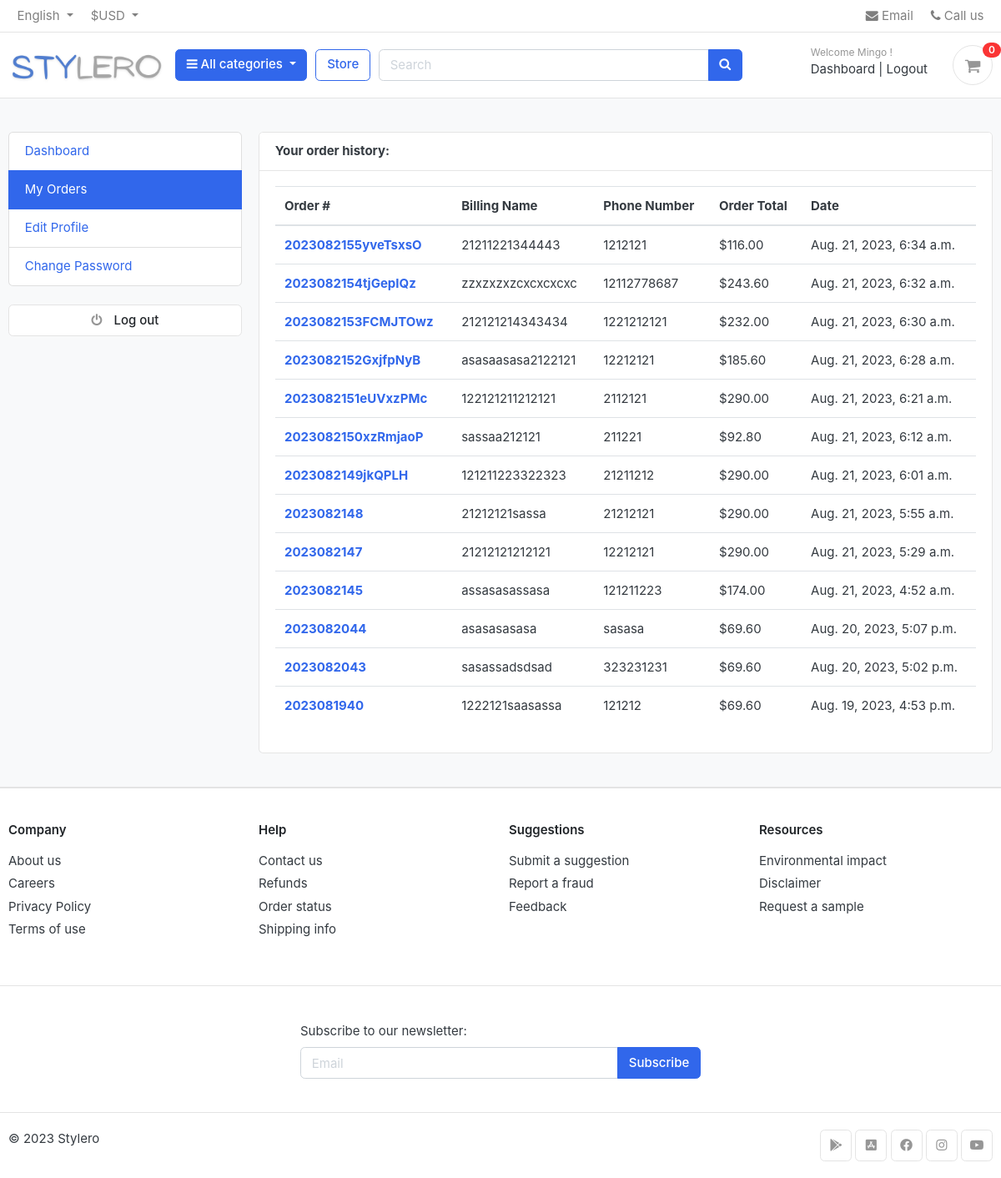
/accounts/my_orders/ (signed in), run on an earlier commit of the app's database.
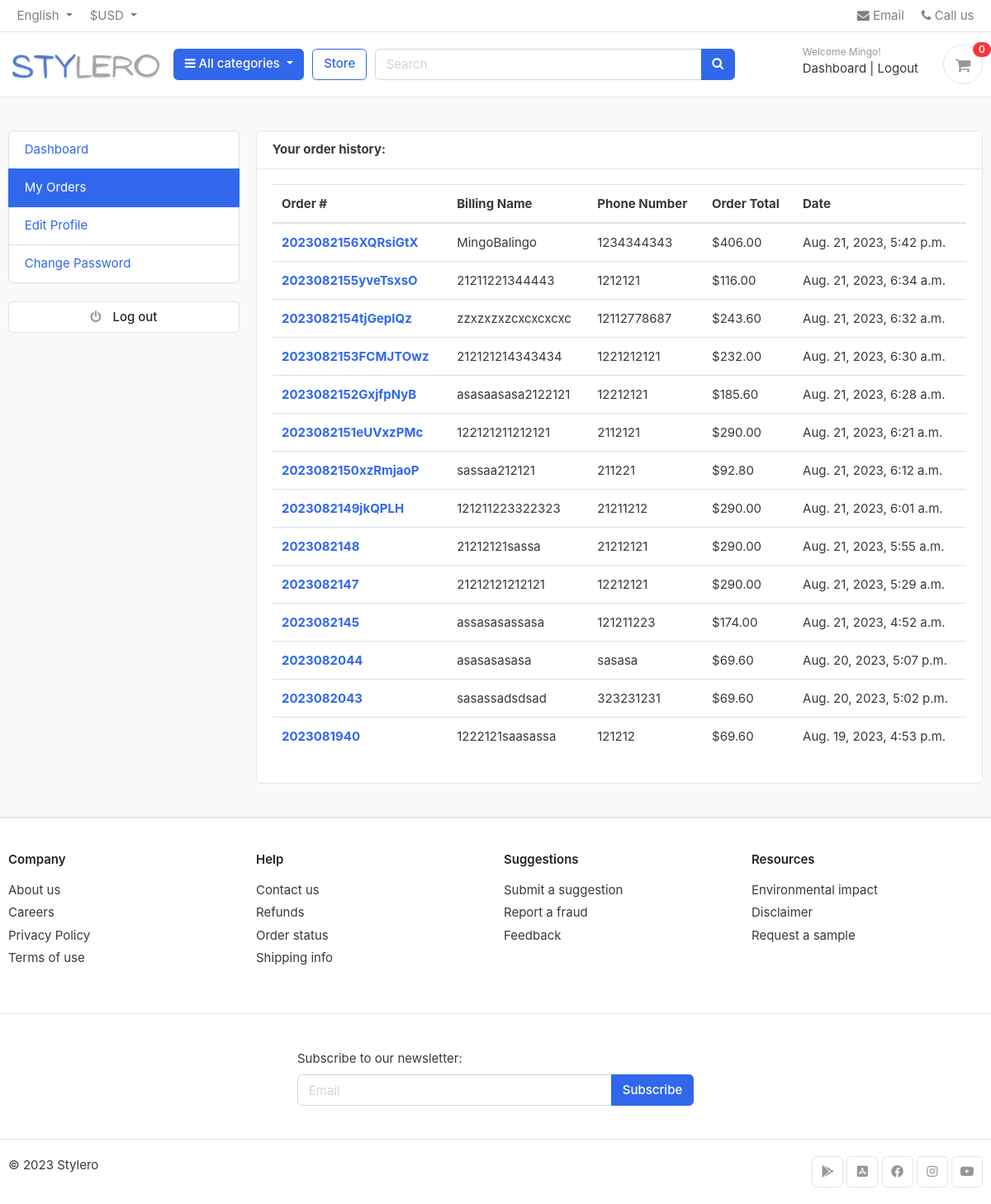
And on a later commit of the database.
### orders/models.py (models this page shows, shortened)
class Order(models.Model):
    STATUS = (
        ('New','New'),
        ('Accepted', 'Accepted'),
        ('Completed', 'Completed'),
        ('Cancelled', 'Cancelled'),
    )
    user = models.ForeignKey(Account,on_delete=models.SET_NULL,null=True)
    payment = models.ForeignKey(Payment,on_delete=models.SET_NULL, blank=True,null=True)
    order_number = models.CharField(max_length=100)
    first_name = models.CharField(max_length=150)
    last_name = models.CharField(max_length=150)
    phone=models.CharField(max_length=100)
    email=models.EmailField(max_length=200)
    address_1=models.CharField(max_length=150)
    address_2=models.CharField(max_length=150)
    postal_code=models.CharField(max_length=100, blank=True)
    country=models.CharField(max_length=150)
    state=models.CharField(max_length=150)
    city=models.CharField(max_length=150)
    order_note=models.CharField(max_length=150,blank=True)
    order_total=models.FloatField()
    tax=models.FloatField()
    status=models.CharField(max_length=100,choices=STATUS,default='New')
    ip=models.CharField(blank=True,max_length=150)
    is_ordered = models.BooleanField(default=False)
    created_at = models.DateTimeField(auto_now_add=True)
    updated_at=models.DateTimeField(auto_now=True)
    def full_name(self):
        return f'{self.first_name}{self.last_name}'

### accounts/views.py (the view)
# urls.py: path('my_orders/',views.my_orders,name='my_orders'),
@login_required(login_url='login')
def my_orders(request):
    orders = Order.objects.filter(user=request.user, is_ordered=True).order_by('-created_at')
    context={
        'orders':orders,
    }
    return render(request,'accounts/my-orders.html',context)

### carts/views.py (called while the page is built)
def _cart_id(request):                                                                                                  #private function
    cart = request.session.session_key                                                                                  #session id
    if not cart:
        cart = request.session.create()                                                                                 #if there is no session_key a new one is created
    return cart

### category/context_processor.py (called while the page is built)
def menu_links(request):
    links = Category.objects.all()                                                                                      #fetching all the categories
    return dict(links=links)                                                                                            #returning a dictionary with key links connected to category queryset

### category/models.py (called while the page is built)
    def get_url(self):                                                                                                  #category url
        return reverse ('products_by_category', args=[self.slug])

### templates/accounts/my-orders.html (shortened to what this page needs)
{% extends 'base.html' %}
{% block content %}
<section class="section-content padding-y bg">
<div class="container">
	<div class="row">
{% include 'includes/dashboard_sidebar.html' %}
	<main class="col-md-9">
		<article class="card">
		<header class="card-header">
			<strong class="d-inline-block mr-3">Your order history:</strong>
		</header>
		<div class="card-body">
			<div class="row">
             <div class="col-md-12">
            <table class="table table-hover">
  <thead>
    <tr>
      <th scope="col">Order #</th>
      <th scope="col">Billing Name</th>
        <th scope="col">Phone Number</th>
      <th scope="col">Order Total</th>
      <th scope="col">Date</th>
    </tr>
  </thead>
  <tbody>
  {%  for order in orders %}
    <tr>
        <th scope="row"><a href ="{% url 'order_detail' order.order_number %}">{{order.order_number}}</a></th>
      <td>{{order.full_name}}</td>
      <td>{{order.phone}}</td>
      <td>${{order.order_total|floatformat:2}}</td>
    <td>{{order.created_at}}</td>
    </tr>
  {% endfor %}
  </tbody>
</table>
            </div>
			</div>
		</div>
		</article>
	</main>
</div>
</div>
</section>
{% endblock %}

What changed in the data, as far as the page shows it:
added Order: order_number "2023082156XQRsiGtX", full_name "MingoBalingo", phone "1234344343", order_total "406.00", created_at "Aug. 21, 2023, 5:42 p.m."
